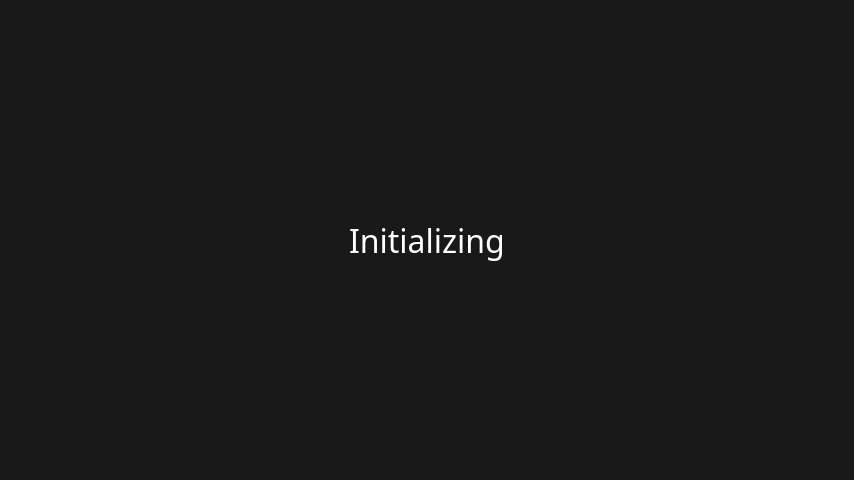
<?xml version="1.0" encoding="UTF-8"?>
<ui version="4.0">
 <class>WizardWait</class>
 <widget class="QWidget" name="WizardWait">
  <property name="geometry">
   <rect>
    <x>0</x>
    <y>0</y>
    <width>854</width>
    <height>480</height>
   </rect>
  </property>
  <property name="windowTitle">
   <string>Form</string>
  </property>
  <property name="styleSheet">
   <string notr="true">background-color: rgb(25, 25, 26);
</string>
  </property>
  <layout class="QGridLayout" name="gridLayout">
   <item row="0" column="1">
    <spacer name="verticalSpacer">
     <property name="orientation">
      <enum>Qt::Vertical</enum>
     </property>
     <property name="sizeHint" stdset="0">
      <size>
       <width>20</width>
       <height>196</height>
      </size>
     </property>
    </spacer>
   </item>
   <item row="1" column="0">
    <spacer name="horizontalSpacer_2">
     <property name="orientation">
      <enum>Qt::Horizontal</enum>
     </property>
     <property name="sizeHint" stdset="0">
      <size>
       <width>353</width>
       <height>20</height>
      </size>
     </property>
    </spacer>
   </item>
   <item row="1" column="1" rowspan="2" colspan="2">
    <widget class="QLabel" name="label">
     <property name="palette">
      <palette>
       <active>
        <colorrole role="WindowText">
         <brush brushstyle="SolidPattern">
          <color alpha="255">
           <red>255</red>
           <green>255</green>
           <blue>255</blue>
          </color>
         </brush>
        </colorrole>
        <colorrole role="Button">
         <brush brushstyle="SolidPattern">
          <color alpha="255">
           <red>25</red>
           <green>25</green>
           <blue>26</blue>
          </color>
         </brush>
        </colorrole>
        <colorrole role="Light">
         <brush brushstyle="SolidPattern">
          <color alpha="255">
           <red>255</red>
           <green>255</green>
           <blue>255</blue>
          </color>
         </brush>
        </colorrole>
        <colorrole role="Midlight">
         <brush brushstyle="SolidPattern">
          <color alpha="255">
           <red>255</red>
           <green>255</green>
           <blue>255</blue>
          </color>
         </brush>
        </colorrole>
        <colorrole role="Dark">
         <brush brushstyle="SolidPattern">
          <color alpha="255">
           <red>127</red>
           <green>127</green>
           <blue>127</blue>
          </color>
         </brush>
        </colorrole>
        <colorrole role="Mid">
         <brush brushstyle="SolidPattern">
          <color alpha="255">
           <red>170</red>
           <green>170</green>
           <blue>170</blue>
          </color>
         </brush>
        </colorrole>
        <colorrole role="Text">
         <brush brushstyle="SolidPattern">
          <color alpha="255">
           <red>0</red>
           <green>0</green>
           <blue>0</blue>
          </color>
         </brush>
        </colorrole>
        <colorrole role="BrightText">
         <brush brushstyle="SolidPattern">
          <color alpha="255">
           <red>255</red>
           <green>255</green>
           <blue>255</blue>
          </color>
         </brush>
        </colorrole>
        <colorrole role="ButtonText">
         <brush brushstyle="SolidPattern">
          <color alpha="255">
           <red>0</red>
           <green>0</green>
           <blue>0</blue>
          </color>
         </brush>
        </colorrole>
        <colorrole role="Base">
         <brush brushstyle="SolidPattern">
          <color alpha="255">
           <red>25</red>
           <green>25</green>
           <blue>26</blue>
          </color>
         </brush>
        </colorrole>
        <colorrole role="Window">
         <brush brushstyle="SolidPattern">
          <color alpha="255">
           <red>25</red>
           <green>25</green>
           <blue>26</blue>
          </color>
         </brush>
        </colorrole>
        <colorrole role="Shadow">
         <brush brushstyle="SolidPattern">
          <color alpha="255">
           <red>0</red>
           <green>0</green>
           <blue>0</blue>
          </color>
         </brush>
        </colorrole>
        <colorrole role="AlternateBase">
         <brush brushstyle="SolidPattern">
          <color alpha="255">
           <red>255</red>
           <green>255</green>
           <blue>255</blue>
          </color>
         </brush>
        </colorrole>
        <colorrole role="ToolTipBase">
         <brush brushstyle="SolidPattern">
          <color alpha="255">
           <red>255</red>
           <green>255</green>
           <blue>220</blue>
          </color>
         </brush>
        </colorrole>
        <colorrole role="ToolTipText">
         <brush brushstyle="SolidPattern">
          <color alpha="255">
           <red>0</red>
           <green>0</green>
           <blue>0</blue>
          </color>
         </brush>
        </colorrole>
       </active>
       <inactive>
        <colorrole role="WindowText">
         <brush brushstyle="SolidPattern">
          <color alpha="255">
           <red>255</red>
           <green>255</green>
           <blue>255</blue>
          </color>
         </brush>
        </colorrole>
        <colorrole role="Button">
         <brush brushstyle="SolidPattern">
          <color alpha="255">
           <red>25</red>
           <green>25</green>
           <blue>26</blue>
          </color>
         </brush>
        </colorrole>
        <colorrole role="Light">
         <brush brushstyle="SolidPattern">
          <color alpha="255">
           <red>255</red>
           <green>255</green>
           <blue>255</blue>
          </color>
         </brush>
        </colorrole>
        <colorrole role="Midlight">
         <brush brushstyle="SolidPattern">
          <color alpha="255">
           <red>255</red>
           <green>255</green>
           <blue>255</blue>
          </color>
         </brush>
        </colorrole>
        <colorrole role="Dark">
         <brush brushstyle="SolidPattern">
          <color alpha="255">
           <red>127</red>
           <green>127</green>
           <blue>127</blue>
          </color>
         </brush>
        </colorrole>
        <colorrole role="Mid">
         <brush brushstyle="SolidPattern">
          <color alpha="255">
           <red>170</red>
           <green>170</green>
           <blue>170</blue>
          </color>
         </brush>
        </colorrole>
        <colorrole role="Text">
         <brush brushstyle="SolidPattern">
          <color alpha="255">
           <red>0</red>
           <green>0</green>
           <blue>0</blue>
          </color>
         </brush>
        </colorrole>
        <colorrole role="BrightText">
         <brush brushstyle="SolidPattern">
          <color alpha="255">
           <red>255</red>
           <green>255</green>
           <blue>255</blue>
          </color>
         </brush>
        </colorrole>
        <colorrole role="ButtonText">
         <brush brushstyle="SolidPattern">
          <color alpha="255">
           <red>0</red>
           <green>0</green>
           <blue>0</blue>
          </color>
         </brush>
        </colorrole>
        <colorrole role="Base">
         <brush brushstyle="SolidPattern">
          <color alpha="255">
           <red>25</red>
           <green>25</green>
           <blue>26</blue>
          </color>
         </brush>
        </colorrole>
        <colorrole role="Window">
         <brush brushstyle="SolidPattern">
          <color alpha="255">
           <red>25</red>
           <green>25</green>
           <blue>26</blue>
          </color>
         </brush>
        </colorrole>
        <colorrole role="Shadow">
         <brush brushstyle="SolidPattern">
          <color alpha="255">
           <red>0</red>
           <green>0</green>
           <blue>0</blue>
          </color>
         </brush>
        </colorrole>
        <colorrole role="AlternateBase">
         <brush brushstyle="SolidPattern">
          <color alpha="255">
           <red>255</red>
           <green>255</green>
           <blue>255</blue>
          </color>
         </brush>
        </colorrole>
        <colorrole role="ToolTipBase">
         <brush brushstyle="SolidPattern">
          <color alpha="255">
           <red>255</red>
           <green>255</green>
           <blue>220</blue>
          </color>
         </brush>
        </colorrole>
        <colorrole role="ToolTipText">
         <brush brushstyle="SolidPattern">
          <color alpha="255">
           <red>0</red>
           <green>0</green>
           <blue>0</blue>
          </color>
         </brush>
        </colorrole>
       </inactive>
       <disabled>
        <colorrole role="WindowText">
         <brush brushstyle="SolidPattern">
          <color alpha="255">
           <red>127</red>
           <green>127</green>
           <blue>127</blue>
          </color>
         </brush>
        </colorrole>
        <colorrole role="Button">
         <brush brushstyle="SolidPattern">
          <color alpha="255">
           <red>25</red>
           <green>25</green>
           <blue>26</blue>
          </color>
         </brush>
        </colorrole>
        <colorrole role="Light">
         <brush brushstyle="SolidPattern">
          <color alpha="255">
           <red>255</red>
           <green>255</green>
           <blue>255</blue>
          </color>
         </brush>
        </colorrole>
        <colorrole role="Midlight">
         <brush brushstyle="SolidPattern">
          <color alpha="255">
           <red>255</red>
           <green>255</green>
           <blue>255</blue>
          </color>
         </brush>
        </colorrole>
        <colorrole role="Dark">
         <brush brushstyle="SolidPattern">
          <color alpha="255">
           <red>127</red>
           <green>127</green>
           <blue>127</blue>
          </color>
         </brush>
        </colorrole>
        <colorrole role="Mid">
         <brush brushstyle="SolidPattern">
          <color alpha="255">
           <red>170</red>
           <green>170</green>
           <blue>170</blue>
          </color>
         </brush>
        </colorrole>
        <colorrole role="Text">
         <brush brushstyle="SolidPattern">
          <color alpha="255">
           <red>127</red>
           <green>127</green>
           <blue>127</blue>
          </color>
         </brush>
        </colorrole>
        <colorrole role="BrightText">
         <brush brushstyle="SolidPattern">
          <color alpha="255">
           <red>255</red>
           <green>255</green>
           <blue>255</blue>
          </color>
         </brush>
        </colorrole>
        <colorrole role="ButtonText">
         <brush brushstyle="SolidPattern">
          <color alpha="255">
           <red>127</red>
           <green>127</green>
           <blue>127</blue>
          </color>
         </brush>
        </colorrole>
        <colorrole role="Base">
         <brush brushstyle="SolidPattern">
          <color alpha="255">
           <red>25</red>
           <green>25</green>
           <blue>26</blue>
          </color>
         </brush>
        </colorrole>
        <colorrole role="Window">
         <brush brushstyle="SolidPattern">
          <color alpha="255">
           <red>25</red>
           <green>25</green>
           <blue>26</blue>
          </color>
         </brush>
        </colorrole>
        <colorrole role="Shadow">
         <brush brushstyle="SolidPattern">
          <color alpha="255">
           <red>0</red>
           <green>0</green>
           <blue>0</blue>
          </color>
         </brush>
        </colorrole>
        <colorrole role="AlternateBase">
         <brush brushstyle="SolidPattern">
          <color alpha="255">
           <red>255</red>
           <green>255</green>
           <blue>255</blue>
          </color>
         </brush>
        </colorrole>
        <colorrole role="ToolTipBase">
         <brush brushstyle="SolidPattern">
          <color alpha="255">
           <red>255</red>
           <green>255</green>
           <blue>220</blue>
          </color>
         </brush>
        </colorrole>
        <colorrole role="ToolTipText">
         <brush brushstyle="SolidPattern">
          <color alpha="255">
           <red>0</red>
           <green>0</green>
           <blue>0</blue>
          </color>
         </brush>
        </colorrole>
       </disabled>
      </palette>
     </property>
     <property name="font">
      <font>
       <family>MI LANTING</family>
       <pointsize>24</pointsize>
      </font>
     </property>
     <property name="styleSheet">
      <string notr="true"/>
     </property>
     <property name="text">
      <string>Initializing</string>
     </property>
    </widget>
   </item>
   <item row="2" column="3">
    <spacer name="horizontalSpacer">
     <property name="orientation">
      <enum>Qt::Horizontal</enum>
     </property>
     <property name="sizeHint" stdset="0">
      <size>
       <width>352</width>
       <height>20</height>
      </size>
     </property>
    </spacer>
   </item>
   <item row="3" column="2">
    <spacer name="verticalSpacer_2">
     <property name="orientation">
      <enum>Qt::Vertical</enum>
     </property>
     <property name="sizeHint" stdset="0">
      <size>
       <width>20</width>
       <height>196</height>
      </size>
     </property>
    </spacer>
   </item>
  </layout>
 </widget>
 <resources/>
 <connections/>
</ui>
